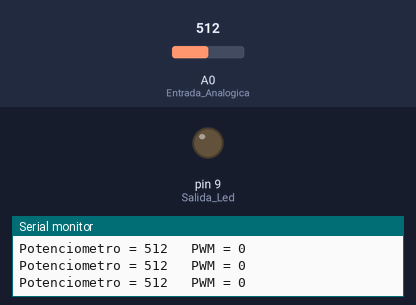
This sketch was run on a simulated Arduino Uno, built with avr-gcc and run on an emulated ATmega328P. On the bench: output pins drawn as LEDs (lit = HIGH), the last lines printed to the serial monitor. The inputs (shaded band) are chosen by the test bench; at power-on: A0 (Entrada_Analogica) = 512.

Above: at 1.2 s.
1.3 s: A0 (Entrada_Analogica) set to 716
At 1.8 s:
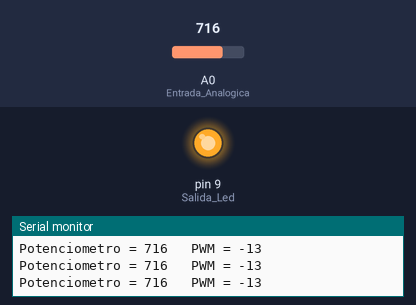
2.8 s: A0 (Entrada_Analogica) set to 511
At 4.0 s:
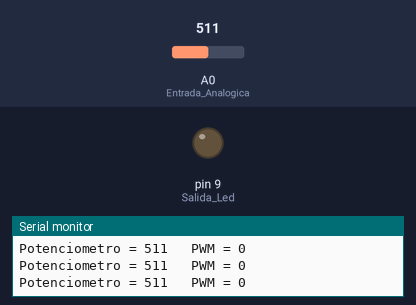
Timing chart, 0 to 5.8 s (numbered marks = the images above; inputs shaded):
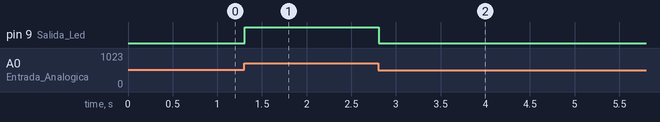

Measured:
- after the input at 1.3 s, pin 9 (Salida_Led): LOW → HIGH at once
- after the input at 2.8 s, pin 9 (Salida_Led): HIGH → LOW at once

The sketch:

Potenciometro-pwm.ino
```cpp
int POTENCIOMETRO = 0;          // Lectura de potenciometro
int PWM = 0;                    // PWM para led

void setup() {
  pinMode(A0, INPUT);           // Entrada Analogica (Potenciometro)
  pinMode(9, OUTPUT);          // Salida Led
  Serial.begin(9600);           // Monitor serial
}

void loop() {
  POTENCIOMETRO = analogRead(A0);         // Realiza la lectura del potenciometro en A0

  PWM= (POTENCIOMETRO*255)/1024;          // Realiza una conversion para obtener el valor de PWM
                                          // 1024 = 255
                                          // POT  = ¿PWM?

  analogWrite(9,PWM);                    // Enciende led

  Serial.print("Potenciometro = ");       //Muestra por monitor serial el valor leido y el de salida
  Serial.print(POTENCIOMETRO);
  Serial.print("\t PWM = ");
  Serial.println(PWM);
  delay(2);                               // Retardo antes de la siguiente lectura
}
```
